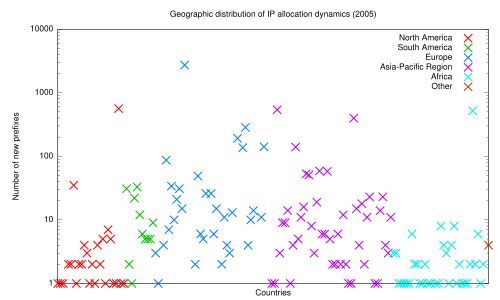

gnuplot code for this plot:
set terminal pdf
#set terminal windows
#set xdata time
#set timefmt "%Y-%m-%d"
#set format x ""
set logscale y
#set key left
set xlabel 'Countries'
set ylabel 'Number of new prefixes'
set title 'Geographic distribution of IP allocation dynamics (2005)'

unset xtics
plot \
	'< grep "North America" ipv4datapercountrywithregions2005.csv'	using 1:($5-$6) title 'North America'			ps 2 lw 3 pt 2, \
	'< grep "South America" ipv4datapercountrywithregions2005.csv'	using 1:($5-$6) title 'South America'			ps 2 lw 3 pt 2, \
	'< grep "Europe" ipv4datapercountrywithregions2005.csv'			using 1:($5-$6) title 'Europe'				ps 2 lw 3 pt 2, \
	'< grep "Asia" ipv4datapercountrywithregions2005.csv'				using 1:($5-$6) title 'Asia-Pacific Region'	ps 2 lw 3 pt 2, \
	'< grep "Africa" ipv4datapercountrywithregions2005.csv'			using 1:($5-$6) title 'Africa'				ps 2 lw 3 pt 2, \
	'< grep "Other" ipv4datapercountrywithregions2005.csv'			using 1:($5-$6) title 'Other'					ps 2 lw 3 pt 2
